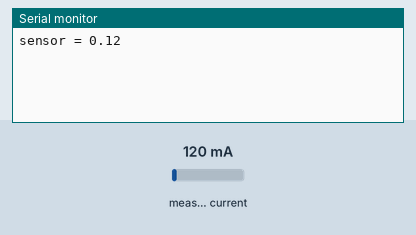
A sketch run on a simulated ESP8266 (NodeMCU). Shown: the last lines printed to the serial monitor. The test bench sets the inputs (shaded band); at power-on: measured current 120 mA. WiFi joins after 1.5 s; servers stay silent unless stated.

Above: at 3.0 s.
3.1 s: measured current set to 40 mA
At 3.9 s:
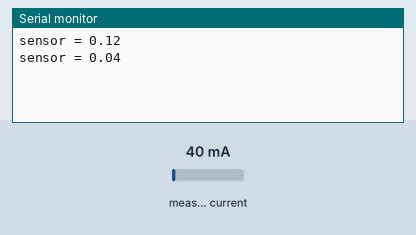
4.6 s: measured current set to 500 mA
At 5.3 s:
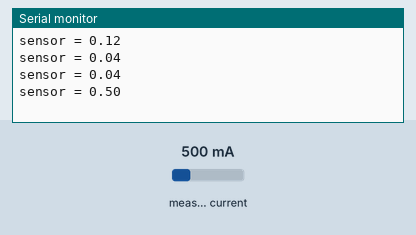
Timing chart, 0 to 7.6 s (numbered marks = the images above; inputs shaded):
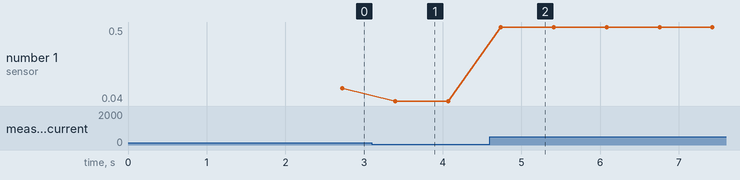

The sketch:

main.ino
```cpp
// Template ID, Device Name and Auth Token are provided by the Blynk.Cloud
// See the Device Info tab, or Template settings
#define BLYNK_TEMPLATE_ID "TMPLWkdIfCY3"
#define BLYNK_DEVICE_NAME "nodemcu"
#define BLYNK_AUTH_TOKEN "RtVHnQjxsi1B5fdZDFti3JihcAYcKyGP"

// ESP8266 Analog Pin ADC0 = A0
#define analogPin A0

#define BLYNK_PRINT Serial


// Include Emon Library
#include <EmonLib.h>


#include <Wire.h>

#include <ESP8266WiFi.h>
#include <BlynkSimpleEsp8266.h>

char auth[] = BLYNK_AUTH_TOKEN;

// Your WiFi credentials.
// Set password to "" for open networks.
char ssid[] = "Idoom 4G_BDF13";
char pass[] = "URD2021@at";


#define ADC_INPUT 0                 /* Variable to store Output of ADC */

// Create an instance
EnergyMonitor emon1;


BlynkTimer timer;


void setup() {
  Serial.begin(115200);                      /* Initialize serial communication at 115200 */
  Blynk.begin(auth, ssid, pass);

  //calibration
  emon1.current(ADC_INPUT, 39);
  timer.setInterval(250L, AnalogPinRead);
}


void AnalogPinRead() {

  //calculate irms (5588 fixed valeur)
  double Irms = emon1.calcIrms(5588);

  Serial.print("sensor = ");
  Serial.println(Irms);
  Blynk.virtualWrite(V2, Irms);
}


void loop() {
  Blynk.run();
  timer.run();
}
```

Measured:
- after the input at 3.1 s, the serial monitor: prints a new line after 0.30 s (image 1)
- after the input at 4.6 s, the serial monitor: prints a new line after 0.14 s (image 2)
- plotted number 1: 0.12 → 0.04 after the input at 3.1 s, 0.04 → 0.5 after the input at 4.6 s
